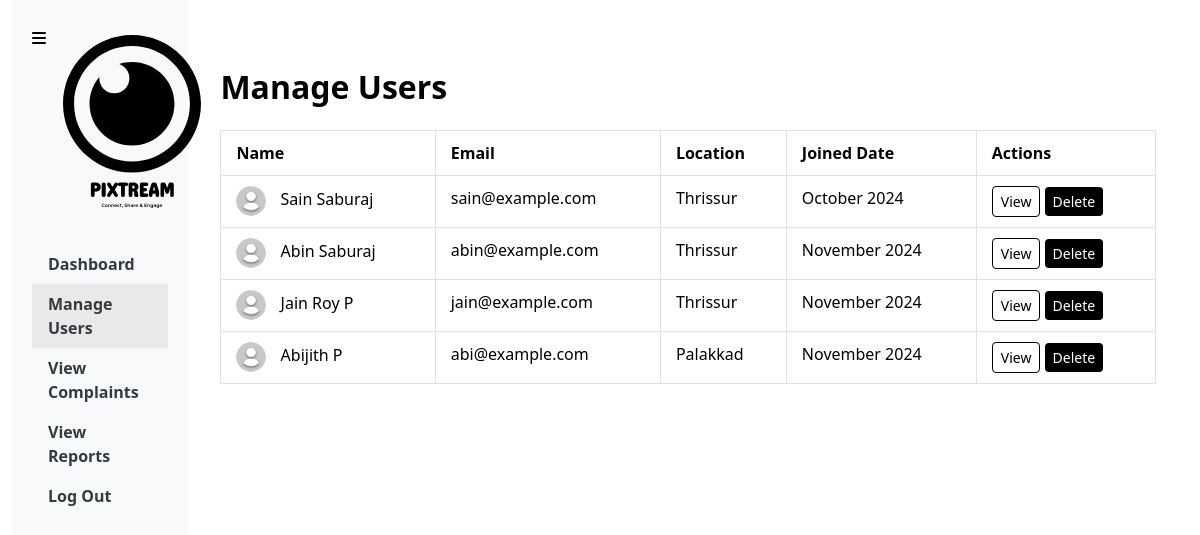
Page /admin_users.php (signed in) on the earlier database version.
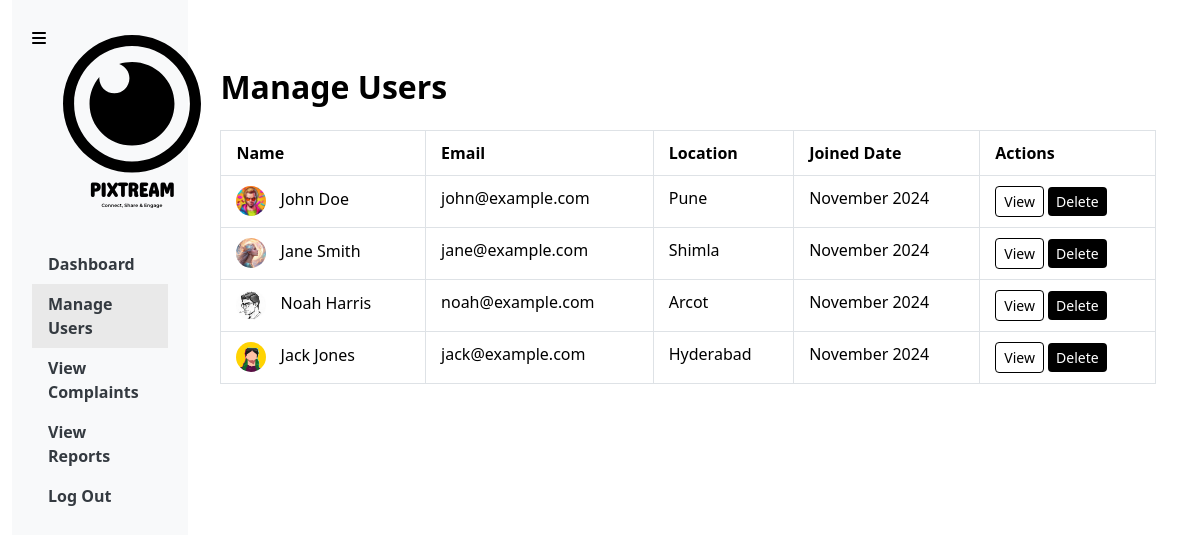
Same page on the later database version.
### tables this page shows
CREATE TABLE `users` (
  `id` bigint(20) NOT NULL,
  `name` varchar(100) DEFAULT NULL,
  `username` varchar(191) DEFAULT NULL,
  `email` varchar(191) DEFAULT NULL,
  `password` varchar(255) DEFAULT NULL,
  `bio` text DEFAULT NULL,
  `profile_picture` varchar(255) DEFAULT 'default.png',
  `location` varchar(255) DEFAULT NULL,
  `created_at` timestamp NOT NULL DEFAULT current_timestamp()
);

### admin_users.php (the view, shortened to what this page needs)
<?php
include 'dbconfig.php';
$sql = "SELECT * FROM users";
$result = $conn->query($sql);
?>
<!DOCTYPE html>
<html lang="en">
<head>
    <link rel="stylesheet" href="node_modules/bootstrap/dist/css/bootstrap.min.css">
    <link rel="stylesheet" href="library-files/fontawesome/css/all.min.css">
    <link rel="stylesheet" href="assets/css/me.css">
</head>
<body>
    <button class="btn mybtn-outline toggle-btn" id="sidebarToggle"><i class="fa-solid fa-bars"></i></button>
    <div class="container-fluid d-flex admin-2divs">
        <div class="sidebar" id="sidebar">
            <div class="text-center mb-4">
                <img src="assets/img/LOGO_text.svg" width="200" alt="PIXTREAM Logo">
            </div>
            <ul class="nav flex-column">
                <li class="nav-item">
                    <a class="nav-link" href="admin_dashboard.php">
                        <b>Dashboard</b>
                    </a>
                </li>
                <li class="nav-item">
                    <a class="nav-link active-now" href="#">
                        <b>Manage Users</b>
                    </a>
                </li>
                <li class="nav-item">
                    <a class="nav-link" href="admin_complaints.php">
                        <b>View Complaints</b>
                    </a>
                </li>
                <li class="nav-item">
                    <a class="nav-link" href="admin_reports.php">
                        <b>View Reports</b>
                    </a>
                </li>
                <li class="nav-item">
                    <a class="nav-link" href="logout.php">
                        <b>Log Out</b>
                    </a>
                </li>
            </ul>
        </div>
        <div class="content table-main" id="mainContent">
            <div class="container my-5 table-contain">
                <h2 class="mb-4"><b>Manage Users</b></h2>
                <div class="table-container" id="tableContainer">
                    <table class="table table-bordered table-hover admin-table">
                        <thead>
                            <tr>
                                <th>Name</th>
                                <th>Email</th>
                                <th>Location</th>
                                <th>Joined Date</th>
                                <th>Actions</th>
                            </tr>
                        </thead>
                        <tbody>
                        <?php
                        if ($result->num_rows > 0) {
                            while ($row = $result->fetch_assoc()) {
                                $profile_picture = !empty($row['profile_picture']) && file_exists("profile_picture/{$row['profile_picture']}")
                                    ? $row['profile_picture']
                                    : 'profile_picture/default.png';
                                echo "<tr>";
                                echo "<td><img src='profile_picture/$profile_picture' alt='User DP' class='user-img'> {$row['name']}</td>";
                                echo "<td>{$row['email']}</td>";
                                echo "<td>{$row['location']}</td>";
                                echo "<td>" . date('F Y', strtotime($row['created_at'])) . "</td>";
                                echo "<td>
                                        <button class='btn mybtn-outline btn-sm'>View</button>
                                        <button class='btn mybtn btn-sm'>Delete</button>
                                    </td>";
                                echo "</tr>";
                            }
                        } else {
                            echo "<tr><td colspan='6' class='text-center'>No users found</td></tr>";
                        }
                        ?>
                        </tbody>
                    </table>
                </div>
            </div>
        </div>
    </div>
</body>
</html>

### assets/css/me.css (style rules this page uses)
:root { --bs-body-font-weight: 400; }
body { color: black !important; }
li { cursor: pointer; }
.mybtn { background-color: black; color: white; border: none; }
.mybtn-outline { border: 1px solid black; color: black; }
a { color: inherit; text-decoration: none; }
.content { padding: 10px; border-radius: 5px; }
.sidebar { height: 100vh; background-color: #f8f9fa; transition: width 0.3s; padding: 20px; width: 15%; }
.active-now { background-color: #e9e9e9; }
.content { transition: margin-left 0.3s; margin-left: 50px; padding: 20px; }
.toggle-btn { position: fixed; top: 20px; left: 20px; z-index: 1000; border: none; }
.sidebar .nav-link { color: #343a40; }
.user-img { width: 30px; height: 30px; border-radius: 50%; margin-right: 10px; }
.admin-table { width: 100%; }
.admin-2divs { display: flex; height: 100vh; }
.content { margin-left: 0%; flex: 1; padding: 20px; }
.table-container { width: 100%; overflow-x: auto; }
.admin-table { width: 100%; border-collapse: collapse; }
.table th, .table td { padding: 10px 15px; white-space: nowrap; }

Differences in the rows shown:
removed users: name "Sain Saburaj", email "sain@example.com", location "Thrissur", created_at "October 2024"
removed users: name "Abin Saburaj", email "abin@example.com", location "Thrissur", created_at "November 2024"
removed users: name "Jain Roy P", email "jain@example.com", location "Thrissur", created_at "November 2024"
removed users: name "Abijith P", email "abi@example.com", location "Palakkad", created_at "November 2024"
added users: profile_picture (picture), name "John Doe", email "john@example.com", location "Pune", created_at "November 2024"
added users: profile_picture (picture), name "Jane Smith", email "jane@example.com", location "Shimla", created_at "November 2024"
added users: profile_picture (picture), name "Noah Harris", email "noah@example.com", location "Arcot", created_at "November 2024"
added users: profile_picture (picture), name "Jack Jones", email "jack@example.com", location "Hyderabad", created_at "November 2024"
